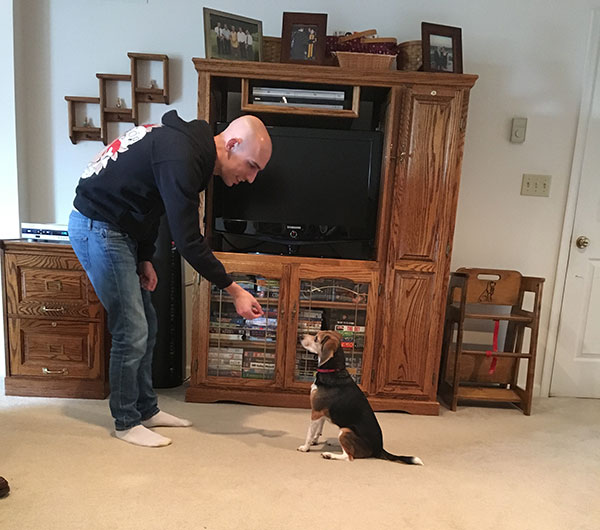
#> input picture living_room.jpg, 600 x 530 px, found by its file name
$ python kmeans.py
#> lines starting #> are read from the running program, lines starting #| are printed output that depends on the picture
# -*- coding: utf-8 -*-
"""
Created on Sun Nov  3 14:11:38 2019

@author: Jimmy
"""

from skimage.color import rgb2gray
import numpy as np
import cv2
import matplotlib.pyplot as plt
#%matplotlib inline
from scipy import ndimage
# [53 lines of commented-out code are left out]

pic = plt.imread('C:/Users/ASUS/Desktop/things/thesis/living_room.jpg')/255  # dividing by 255 to bring the pixel values between 0 and 1
print(pic.shape)
#| (530, 600, 3)
plt.imshow(pic)

pic_n = pic.reshape(pic.shape[0]*pic.shape[1], pic.shape[2])
pic_n.shape

from sklearn.cluster import KMeans
kmeans = KMeans(n_clusters=5, random_state=0).fit(pic_n)
pic2show = kmeans.cluster_centers_[kmeans.labels_]

cluster_pic = pic2show.reshape(pic.shape[0], pic.shape[1], pic.shape[2])
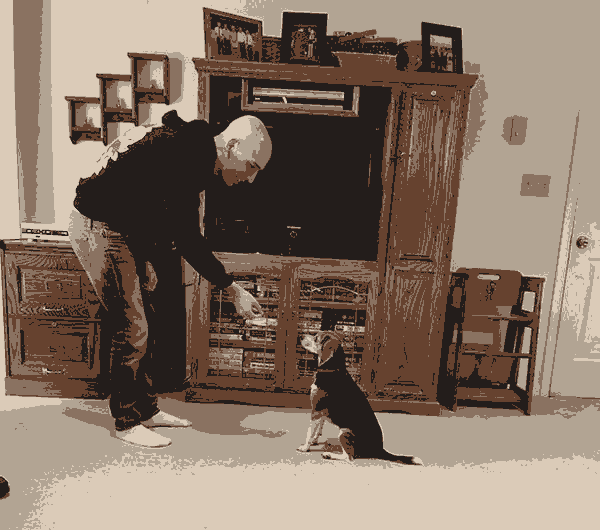
#> cluster_pic: shape (530, 600, 3) float64; mean R, G, B 0.527, 0.456, 0.399
plt.imshow(cluster_pic)
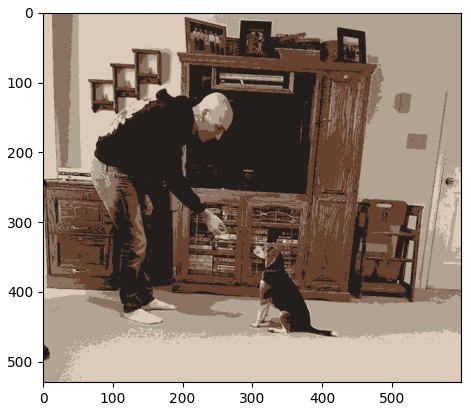
#> figure drawn by matplotlib, 1 panel

$ run again, with source_image1.png saved as living_room.jpg
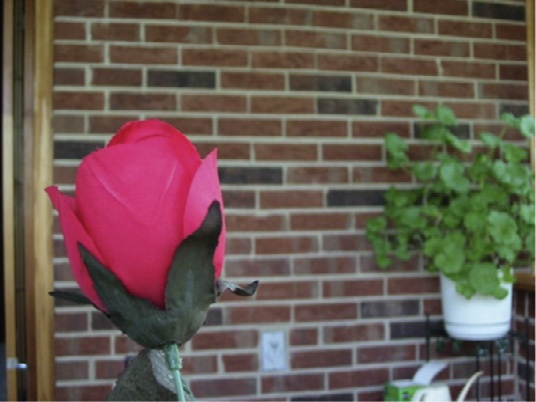
#> input picture source_image1.png, 536 x 402 px, found by its file name
#| (402, 536, 3)
#> `cluster_pic = pic2show.reshape(pic.shape[0], pic.shape[1], pic.shape[2])`:
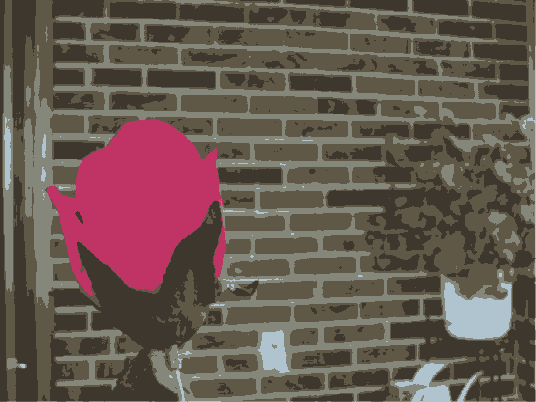
#> cluster_pic: shape (402, 536, 3) float64; mean R, G, B 0.41, 0.348, 0.317
#> `plt.imshow(cluster_pic)`:
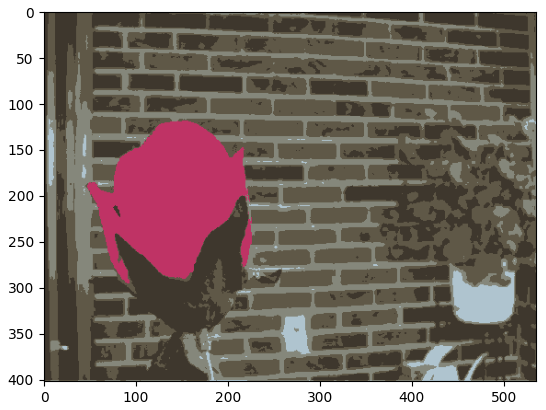
#> figure drawn by matplotlib, 1 panel
